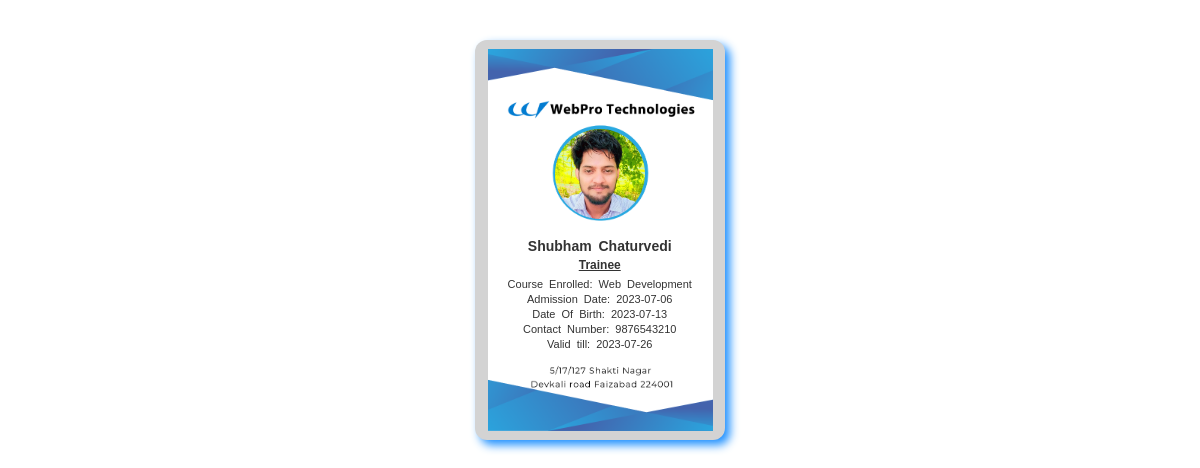
The app's page /result.php?id=25 with its own data.
### tables this page shows
CREATE TABLE `trainee_id` (
  `sno` int(11) NOT NULL,
  `profile` varchar(100) DEFAULT NULL,
  `name` varchar(100) DEFAULT NULL,
  `course_enrolled` varchar(100) DEFAULT NULL,
  `contact_no` varchar(100) DEFAULT NULL,
  `admission_date` varchar(100) DEFAULT NULL,
  `dob` varchar(100) DEFAULT NULL,
  `valid_date` varchar(100) DEFAULT NULL,
  `created_by` varchar(100) DEFAULT NULL,
  `creation_time` varchar(100) DEFAULT NULL,
  `edited_by` varchar(100) DEFAULT NULL,
  `edition_time` varchar(100) DEFAULT NULL,
  `admin_remarks` longtext DEFAULT NULL
);

### result.php (the view, shortened to what this page needs)
<?php
$conn = mysqli_connect('localhost','root','','weknow');
if(isset($_GET['id'])){
  $sql = 'select * from trainee_id where sno = '.$_GET['id'];
$res= '';
  $r = mysqli_query($conn, $sql);
  if($r){
    $res=mysqli_fetch_assoc($r);
  }
}
?>
<!DOCTYPE html>
<html lang="en">
  <head>
    <link rel="stylesheet" href="css/style.css" media="screen" />
    <link rel="stylesheet" href="css/print.css" media="print" />
  </head>
  <body>
    <div class="wrap">
      <span class="name" name="name"><?php echo $res['name']; ?></span>
      <span class="trainee">Trainee</span>
      <span class="profile_img">
        <img
          class="profile"
          src="<?php echo 'image/'.$res['profile'] ?>"
          alt="Trainee Picture"
          title="Trainee Picture"
          width="720"
          height="718"
        />
      </span>
      <div class="container box1">
        <span class="course_enrolled_label">Course Enrolled:</span>
        <span class="course_enrolled"><?php
         echo $res['course_enrolled']?></span>
      </div>
      <div class="container box2">
        <span class="admission_date_label">Admission Date:</span>
        <span class="admission_date"><?php echo $res['admission_date']?></span>
      </div>
      <div class="container box3">
        <span class="dob_label">Date Of Birth:</span>
        <span class="dob_label"><?php echo $res['dob']?></span>
      </div>
      <div class="container box4">
        <span class="contact_no_label">Contact Number:</span>
        <span class="contact_no"><?php echo $res['contact_no']?></span>
      </div>
      <div class="container box5">
        <span class="valid_till_label">Valid till:</span>
        <span class="valid_till"><?php echo $res['valid_date']?></span>
      </div>
    </div>
  </body>
</html>

### css/style.css (style rules this page uses)
* { margin: 0px; padding: 0px; font-family: Arial, Helvetica, sans-serif; }
body { width: 100%; height: 100%; position: relative; margin-top: 40px; }
.wrap { background-color: lightgray; border-radius: 12px; box-shadow: 5px 5px 10px dodgerblue; width: 250px; height: 400px; background-image: url("../img/front.png"); background-repeat: no-repeat; background-position: center; background-size: 90%; margin: 0 auto; position: relative; }
.profile_img { width: 95%; padding: 3px 6px; position: absolute; top: 86px; left: 0px; text-align: center; }
.profile { width: 90px; height: auto; border-radius: 50%; }
.name { width: 95%; padding: 3px 6px; word-spacing: 3px; font-size: 14px; text-align: center; font-weight: 600; color: #333; position: absolute; top: 195px; left: 0px; }
.trainee { text-decoration: underline; width: 95%; padding: 3px 6px; word-spacing: 3px; font-size: 12px; text-align: center; font-weight: 600; color: #333; position: absolute; top: 215px; left: 0px; }
.box1 { width: 95%; padding: 3px 6px; word-spacing: 3px; font-size: 11px; text-align: center; color: #333; position: absolute; top: 235px; left: 0px; }
.box2 { width: 95%; padding: 3px 6px; word-spacing: 3px; font-size: 11px; text-align: center; color: #333; position: absolute; top: 250px; left: 0px; }
.box3 { width: 95%; padding: 3px 6px; word-spacing: 3px; font-size: 11px; text-align: center; color: #333; position: absolute; top: 265px; left: 0px; }
.box4 { width: 95%; padding: 3px 6px; word-spacing: 3px; font-size: 11px; text-align: center; color: #333; position: absolute; top: 280px; left: 0px; }
.box5 { width: 95%; padding: 3px 6px; word-spacing: 3px; font-size: 11px; text-align: center; color: #333; position: absolute; top: 295px; left: 0px; }

### css/print.css (style rules this page uses)
* { margin: 0px; padding: 0px; font-family: Arial, Helvetica, sans-serif; }
body { width: 100%; height: 100%; position: relative; margin-top: 40px; }
.wrap { background-color: transparent; border-radius: 12px; box-shadow: none; width: 250px; height: 400px; background-image: url("../img/front.png"); background-repeat: no-repeat; background-position: center; background-size: 90%; margin: 0 auto; position: relative; }
.profile_img { width: 95%; padding: 3px 6px; position: absolute; top: 86px; left: 0px; text-align: center; }
.profile { width: 90px; height: auto; border-radius: 50%; }
.name { width: 95%; padding: 3px 6px; word-spacing: 3px; font-size: 14px; text-align: center; font-weight: 600; color: #333; position: absolute; top: 195px; left: 0px; }
.trainee { text-decoration: underline; width: 95%; padding: 3px 6px; word-spacing: 3px; font-size: 12px; text-align: center; font-weight: 600; color: #333; position: absolute; top: 215px; left: 0px; }
.box1 { width: 95%; padding: 3px 6px; word-spacing: 3px; font-size: 11px; text-align: center; color: #333; position: absolute; top: 235px; left: 0px; }
.box2 { width: 95%; padding: 3px 6px; word-spacing: 3px; font-size: 11px; text-align: center; color: #333; position: absolute; top: 250px; left: 0px; }
.box3 { width: 95%; padding: 3px 6px; word-spacing: 3px; font-size: 11px; text-align: center; color: #333; position: absolute; top: 265px; left: 0px; }
.box4 { width: 95%; padding: 3px 6px; word-spacing: 3px; font-size: 11px; text-align: center; color: #333; position: absolute; top: 280px; left: 0px; }
.box5 { width: 95%; padding: 3px 6px; word-spacing: 3px; font-size: 11px; text-align: center; color: #333; position: absolute; top: 295px; left: 0px; }

### records on screen
trainee_id: name "Shubham Chaturvedi", profile (picture), course_enrolled "Web Development", admission_date "2023-07-06", dob "2023-07-13", contact_no "9876543210", valid_date "2023-07-26"
